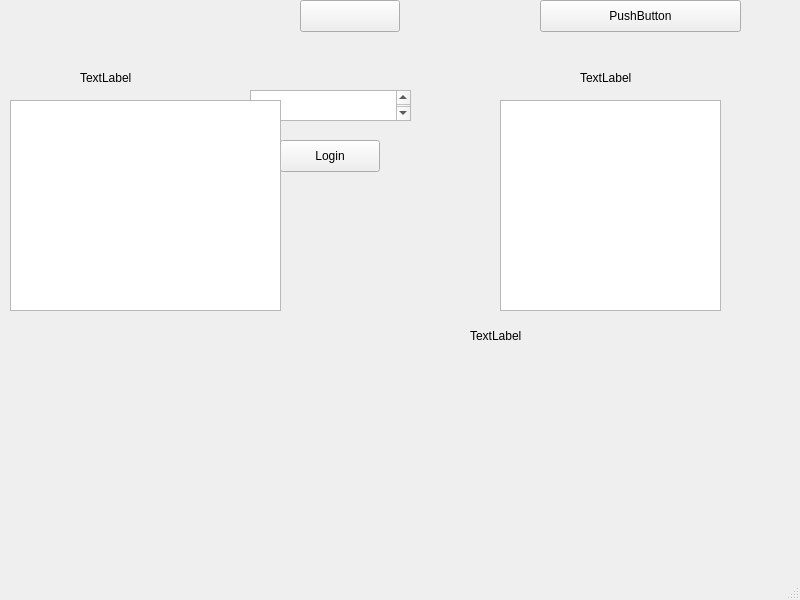
<?xml version="1.0" encoding="UTF-8"?>
<ui version="4.0">
 <class>MainWindow</class>
 <widget class="QMainWindow" name="MainWindow">
  <property name="geometry">
   <rect>
    <x>0</x>
    <y>0</y>
    <width>800</width>
    <height>600</height>
   </rect>
  </property>
  <property name="windowTitle">
   <string>MainWindow</string>
  </property>
  <widget class="QWidget" name="centralwidget">
   <widget class="QPushButton" name="Login">
    <property name="geometry">
     <rect>
      <x>280</x>
      <y>140</y>
      <width>100</width>
      <height>32</height>
     </rect>
    </property>
    <property name="text">
     <string>Login</string>
    </property>
   </widget>
   <widget class="QTextEdit" name="Username">
    <property name="geometry">
     <rect>
      <x>250</x>
      <y>90</y>
      <width>161</width>
      <height>31</height>
     </rect>
    </property>
    <property name="html">
     <string>&lt;!DOCTYPE HTML PUBLIC &quot;-//W3C//DTD HTML 4.0//EN&quot; &quot;http://www.w3.org/TR/REC-html40/strict.dtd&quot;&gt;
&lt;html&gt;&lt;head&gt;&lt;meta name=&quot;qrichtext&quot; content=&quot;1&quot; /&gt;&lt;meta charset=&quot;utf-8&quot; /&gt;&lt;style type=&quot;text/css&quot;&gt;
p, li { white-space: pre-wrap; }
hr { height: 1px; border-width: 0; }
li.unchecked::marker { content: &quot;\2610&quot;; }
li.checked::marker { content: &quot;\2612&quot;; }
&lt;/style&gt;&lt;/head&gt;&lt;body style=&quot; font-family:'.AppleSystemUIFont'; font-size:13pt; font-weight:400; font-style:normal;&quot;&gt;
&lt;p style=&quot;-qt-paragraph-type:empty; margin-top:0px; margin-bottom:0px; margin-left:0px; margin-right:0px; -qt-block-indent:0; text-indent:0px;&quot;&gt;&lt;br /&gt;&lt;/p&gt;
&lt;p style=&quot;-qt-paragraph-type:empty; margin-top:0px; margin-bottom:0px; margin-left:0px; margin-right:0px; -qt-block-indent:0; text-indent:0px;&quot;&gt;&lt;br /&gt;&lt;/p&gt;&lt;/body&gt;&lt;/html&gt;</string>
    </property>
   </widget>
   <widget class="QLabel" name="EnterYourName">
    <property name="geometry">
     <rect>
      <x>100</x>
      <y>70</y>
      <width>141</width>
      <height>61</height>
     </rect>
    </property>
    <property name="text">
     <string/>
    </property>
   </widget>
   <widget class="QLabel" name="Profile">
    <property name="geometry">
     <rect>
      <x>10</x>
      <y>0</y>
      <width>221</width>
      <height>31</height>
     </rect>
    </property>
    <property name="text">
     <string/>
    </property>
   </widget>
   <widget class="QTableWidget" name="Friends">
    <property name="geometry">
     <rect>
      <x>10</x>
      <y>100</y>
      <width>271</width>
      <height>211</height>
     </rect>
    </property>
   </widget>
   <widget class="QLabel" name="Posts">
    <property name="geometry">
     <rect>
      <x>20</x>
      <y>350</y>
      <width>861</width>
      <height>451</height>
     </rect>
    </property>
    <property name="text">
     <string/>
    </property>
   </widget>
   <widget class="QPushButton" name="Home">
    <property name="geometry">
     <rect>
      <x>300</x>
      <y>0</y>
      <width>100</width>
      <height>32</height>
     </rect>
    </property>
    <property name="text">
     <string/>
    </property>
   </widget>
   <widget class="QTableWidget" name="Suggest">
    <property name="geometry">
     <rect>
      <x>500</x>
      <y>100</y>
      <width>221</width>
      <height>211</height>
     </rect>
    </property>
   </widget>
   <widget class="QLabel" name="Fr">
    <property name="geometry">
     <rect>
      <x>80</x>
      <y>70</y>
      <width>58</width>
      <height>16</height>
     </rect>
    </property>
    <property name="text">
     <string>TextLabel</string>
    </property>
   </widget>
   <widget class="QLabel" name="label_2">
    <property name="geometry">
     <rect>
      <x>580</x>
      <y>70</y>
      <width>151</width>
      <height>16</height>
     </rect>
    </property>
    <property name="text">
     <string>TextLabel</string>
    </property>
   </widget>
   <widget class="QLabel" name="FriendAdded">
    <property name="geometry">
     <rect>
      <x>470</x>
      <y>320</y>
      <width>291</width>
      <height>31</height>
     </rect>
    </property>
    <property name="text">
     <string>TextLabel</string>
    </property>
   </widget>
   <widget class="QPushButton" name="AddFriend">
    <property name="geometry">
     <rect>
      <x>540</x>
      <y>0</y>
      <width>201</width>
      <height>32</height>
     </rect>
    </property>
    <property name="text">
     <string>PushButton</string>
    </property>
   </widget>
   <widget class="QLabel" name="PLabel">
    <property name="geometry">
     <rect>
      <x>20</x>
      <y>400</y>
      <width>291</width>
      <height>31</height>
     </rect>
    </property>
    <property name="text">
     <string/>
    </property>
   </widget>
  </widget>
  <widget class="QMenuBar" name="menubar">
   <property name="geometry">
    <rect>
     <x>0</x>
     <y>0</y>
     <width>800</width>
     <height>37</height>
    </rect>
   </property>
  </widget>
  <widget class="QStatusBar" name="statusbar"/>
 </widget>
 <resources/>
 <connections/>
</ui>
